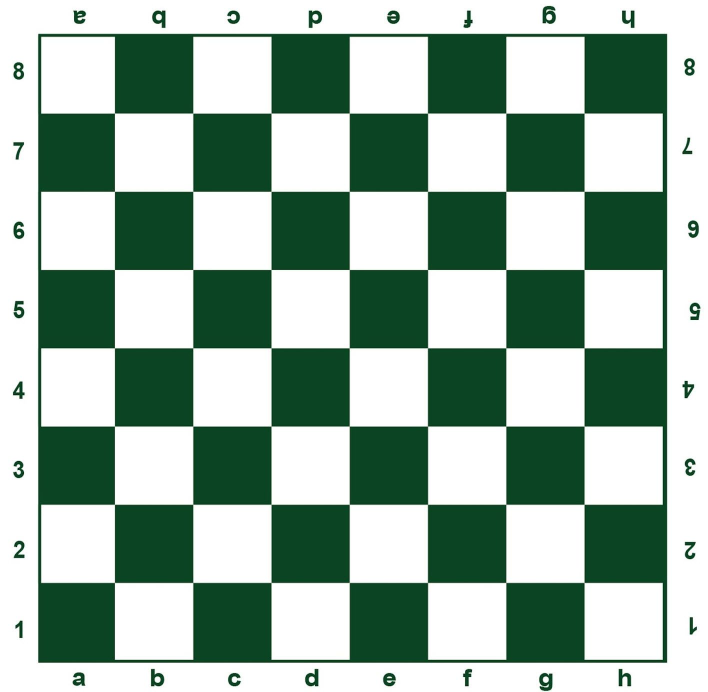
#> input picture Corner Detection Algorithms/chess.jpg, 1415 x 1383 px, given as the content of the folder path/to/folder/of/images, which was not available (shown at 1/2 size)
$ python Harris-Shitomasi_Comparision.py
#> lines starting #> are read from the running program, lines starting #| are printed output that depends on the picture; after the words box and inside, x2 and y2 are one past the last pixel; in counts of white or black regions, pixels touching at a corner belong together; pictures that were not available may be replaced by others from this repository, and a replacement may not be noted
import numpy as np
import cv2 as cv
import os

# Harris Corner Detection
def harris_corner(path):

  # Read image then grayscale
  img = cv.imread(path)
  gray = cv.cvtColor(img,cv.COLOR_BGR2GRAY)

  # Conver to float type
  gray = np.float32(gray)

  # Harris Corner
  blockSize = 2 # The size of the neighbourhood considered for corner detection
  ksize = 3 # Aperture param for Sobel derivative used
  k = 0.04 # Harris detector tree param in the equation
  dst = cv.cornerHarris(gray, blockSize, ksize, k)

  dst = cv.dilate(dst, None)
  num_corner = num_corner = np.sum(dst > 0.01 * dst.max())

  img[dst > 0.01 * dst.max()] = [0, 0, 255]

  return img, num_corner

def shitomasi_corner(path):

  # Read image then grayscale
  img = cv.imread(path)
  gray = cv.cvtColor(img,cv.COLOR_BGR2GRAY)

  # Conver to float type
  gray = np.float32(gray)

  num_corners = 200
  quality = 0.01
  min_dist = 10
  corners = cv.goodFeaturesToTrack(gray, num_corners, quality, min_dist)
  corners = np.int0(corners)

  radius = 3
  color = (255, 0, 0)
  thickness = -1
  for i in corners:
      x, y = i.ravel()
      cv.circle(img, (x, y), radius, color, thickness)

  return img, len(corners)

def hconcat_resize_min(im_list, interpolation=cv.INTER_CUBIC):

    h_min = min(im.shape[0] for im in im_list)
    im_list_resize = [cv.resize(im, (int(im.shape[1] * h_min / im.shape[0]), h_min), interpolation=interpolation)
                      for im in im_list]
    return cv.hconcat(im_list_resize)

def main():
  """
  So sánh giữa Harris và Shitomasi Corner Detection:
  - Harris corner có độ chính xác cao, nhưng bị lặp lại kết quả, suy ra số lượng corner lại lớn hơn shitomasi.
  - Shitomasi vẫn cho ra được độ chính xác giống với harris, nhưng lại bỏ xót vài trường hợp.
  - Vì shitomasi tính khoảng cách nhỏ nhất giữa các corner phát hiện được nên số lượng corner ít hơn so với harris,
  đồng thời ít bị trùng lặp.
  """
  img_path = 'path/to/folder/of/images'
  ext = ['.jpg', '.png', '.jpeg']

  img_lst = [os.path.join(img_path, i) \
    for i in os.listdir(img_path) if i[i.rfind('.'):] in ext]

  for image in img_lst:
      harris, h_corner = harris_corner(image)
#> in harris_corner, img is the input picture: shape (1383, 1415, 3); mean B, G, R 162.2, 176.1, 152.4
#> in harris_corner, `gray = cv.cvtColor(img,cv.COLOR_BGR2GRAY)`:
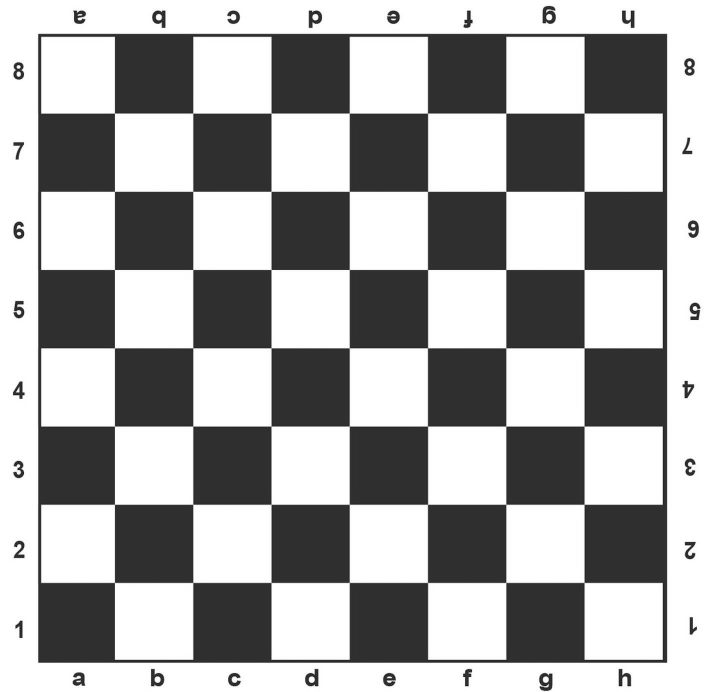
#> gray: shape (1383, 1415) (shown at 1/2 size); min 6, max 255, mean 167.4
#> in harris_corner, `dst = cv.cornerHarris(gray, blockSize, ksize, k)`:
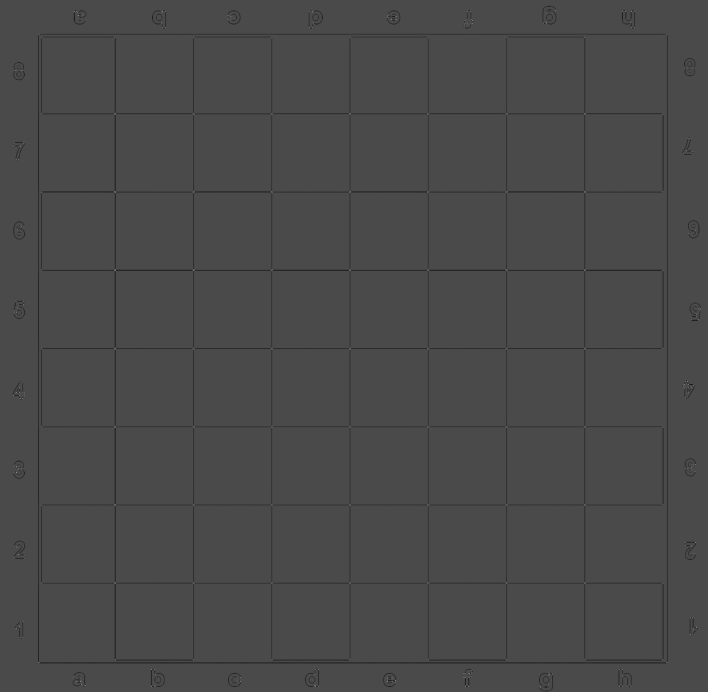
#> dst: shape (1383, 1415) float32 (shown at 1/2 size); min -69598968, max 169434080, mean -775889.1; drawn with min black and max white
#> in harris_corner, `dst = cv.dilate(dst, None)`:
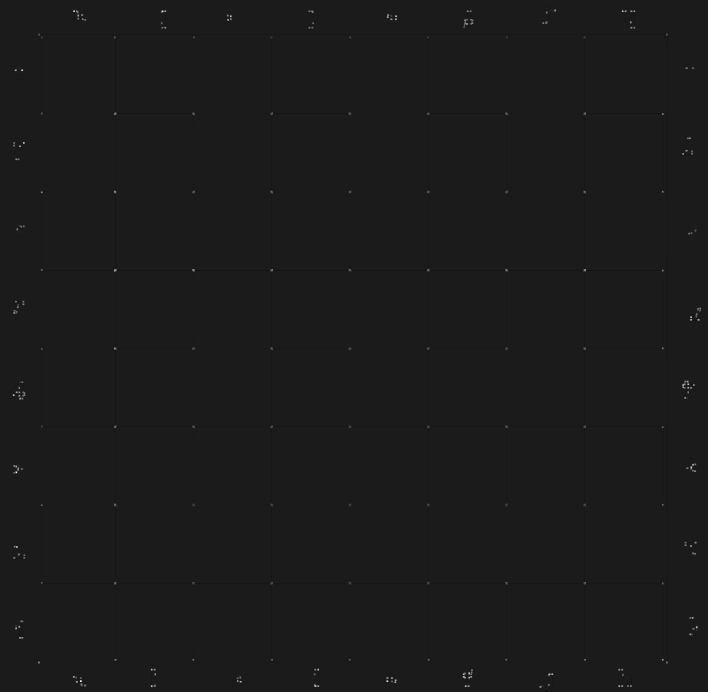
#> dst: shape (1383, 1415) float32 (shown at 1/2 size); min -20168326, max 169434080, mean 79180.8; drawn with min black and max white
#> in harris_corner, `num_corner = num_corner = np.sum(dst > 0.01 * dst.max())`: num_corner = 6731
#> in harris_corner, `img[dst > 0.01 * dst.max()] = [0, 0, 255]`:
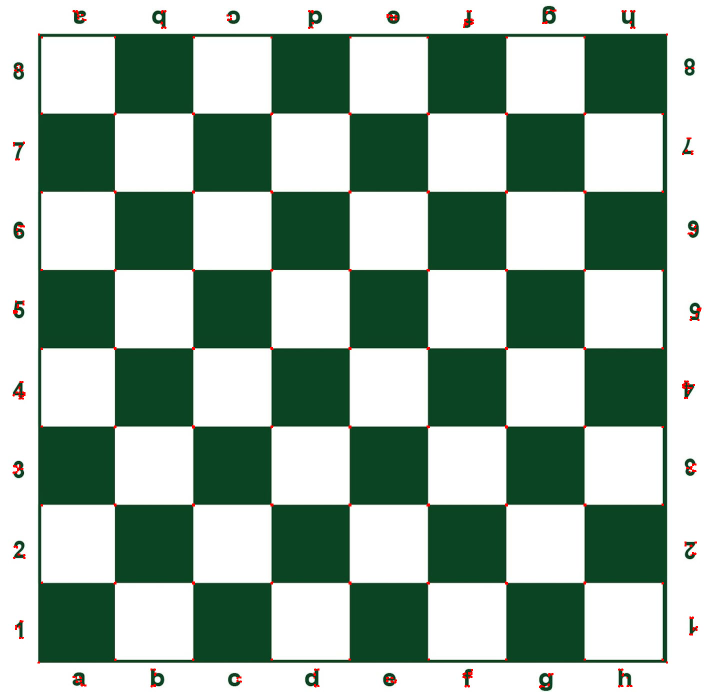
#> img: shape (1383, 1415, 3) (shown at 1/2 size); 0.34% of pixels changed, all inside (x1, y1, x2, y2) = (25, 19, 1403, 1376)
#> h_corner = 6731
      shito, s_corner = shitomasi_corner(image)
#> in shitomasi_corner, `corners = cv.goodFeaturesToTrack(gray, num_corners, quality, min_dist)`: corners = 200 rows, first 8: [1080, 1373], [1392, 1254], [169, 1370], [936, 1371], [1381, 934], [33, 1093], [456, 39], [791, 31]
#> the loop in shitomasi_corner, `for i in corners:` made 200 passes
#> after the loop in shitomasi_corner, `for i in corners:`:
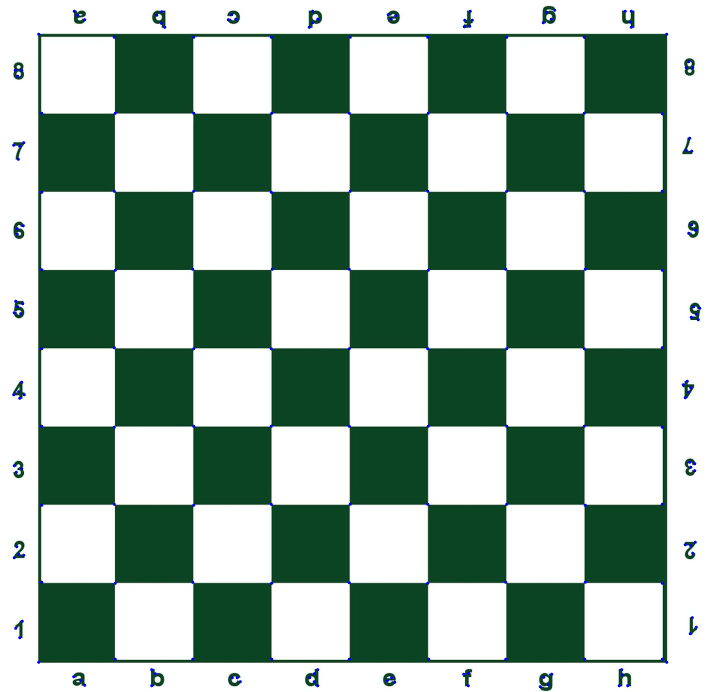
#> img: shape (1383, 1415, 3) (shown at 1/2 size); 0.3% of pixels changed, all inside (x1, y1, x2, y2) = (24, 17, 1403, 1377)
#> s_corner = 200
      print(f'Number of corner in harris/shitomasi: {h_corner}/{s_corner}')
#| Number of corner in harris/shitomasi: 6731/200
      cv.imshow('Result Harris(left) - Shitomasi(right)', hconcat_resize_min([harris, shito]))
#> in hconcat_resize_min, `h_min = min(im.shape[0] for im in im_list)`: h_min = 1383
#> in hconcat_resize_min, `im_list_resize = [cv.resize(im, (int(im.shape[1] * h_min / im.shape[0]..`: im_list_resize = 2 items
#> in hconcat_resize_min, `return cv.hconcat(im_list_resize)`:
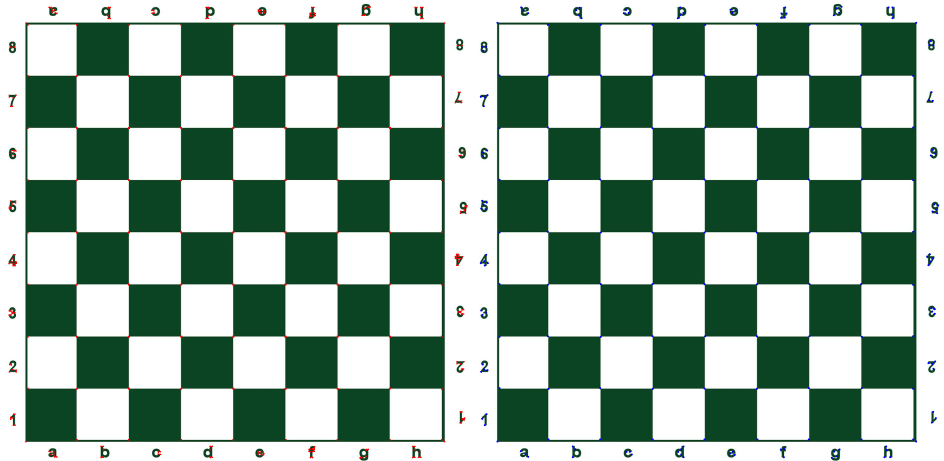
#> returned value: shape (1383, 2830, 3) (shown at 1/3 size); mean of channels 0, 1, 2 162.1, 175.6, 152.4; drawn as B, G, R
      cv.waitKey(0)
  cv.destroyAllWindows()

if __name__ == '__main__':
  main()
